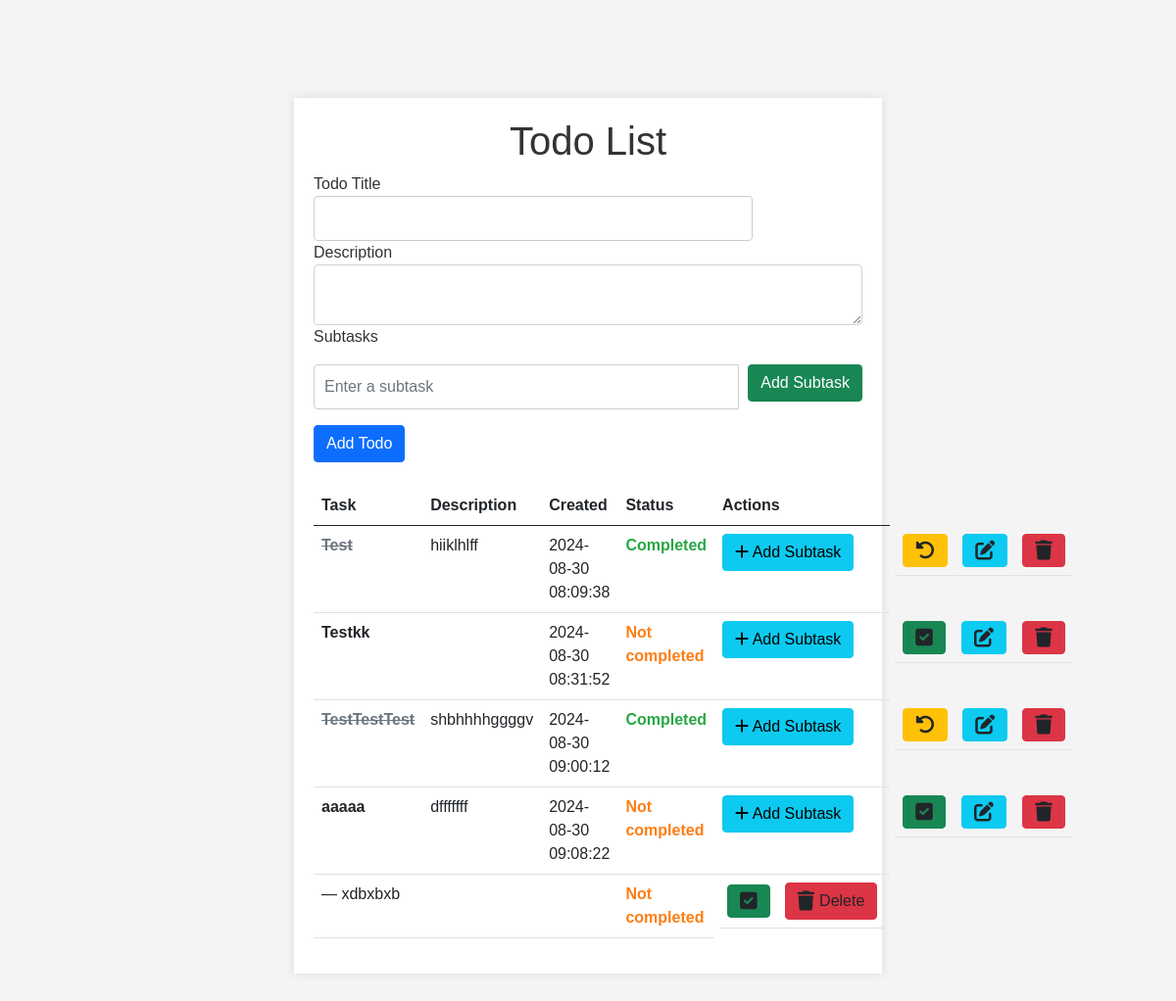
Before: / with the older database file.
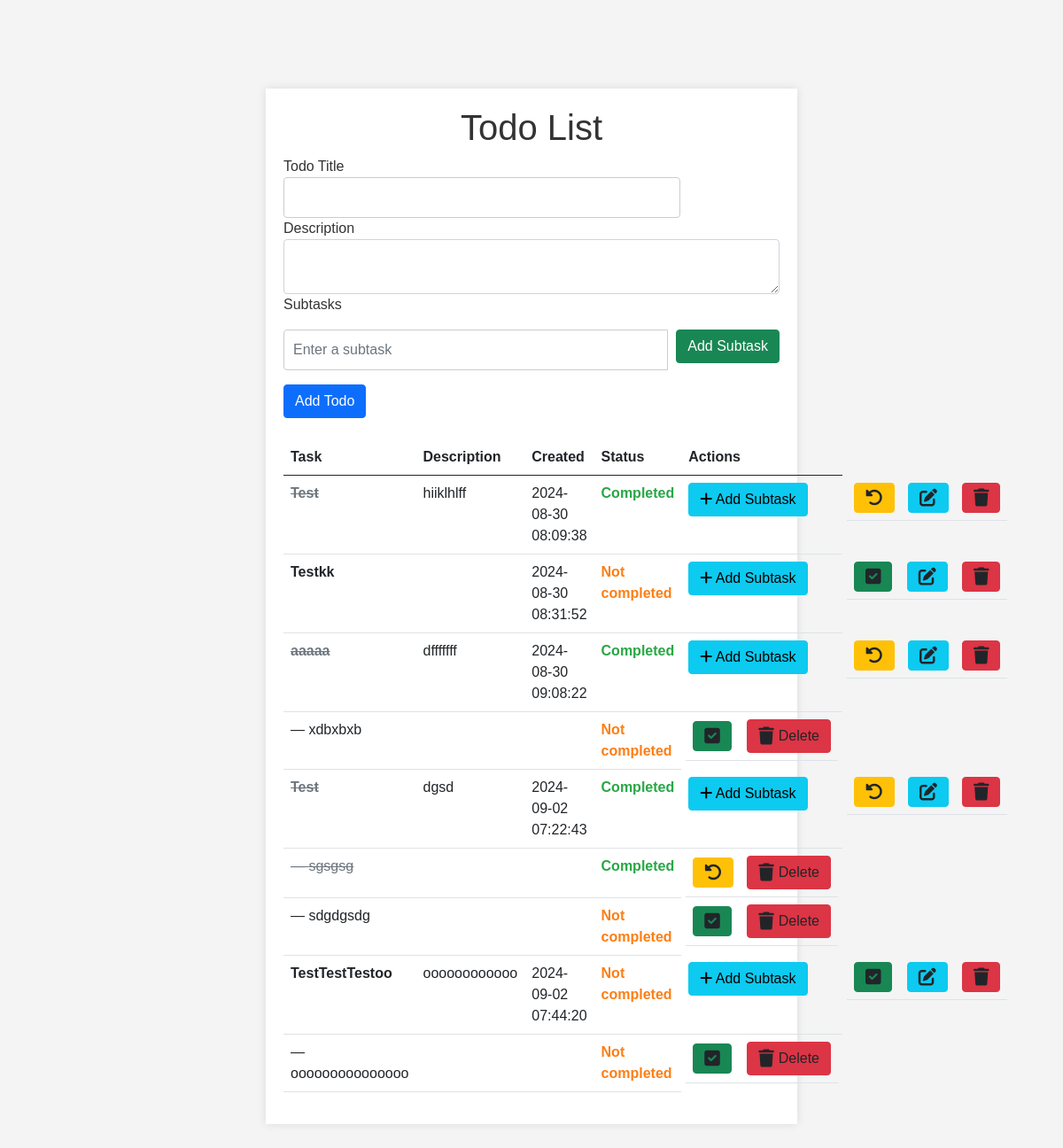
After: the same page with the newer database file.
### tables this page shows
CREATE TABLE todos (
    id INTEGER PRIMARY KEY AUTOINCREMENT,
    task TEXT NOT NULL,
    description TEXT,
    created_at TIMESTAMP DEFAULT CURRENT_TIMESTAMP,
    completed BOOLEAN NOT NULL CHECK (completed IN (0, 1)) DEFAULT 0
);

CREATE TABLE subtasks (
    id INTEGER PRIMARY KEY AUTOINCREMENT,
    todo_id INTEGER NOT NULL,
    task TEXT NOT NULL,
    completed BOOLEAN NOT NULL CHECK (completed IN (0, 1)) DEFAULT 0,
    FOREIGN KEY (todo_id) REFERENCES todos(id)
);

### app/routes.py (the view)
@bp.route('/')
def index():
    db_connection = db.get_db()
    todos = db_connection.execute('SELECT * FROM todos').fetchall()
    subtasks = db_connection.execute('SELECT * FROM subtasks').fetchall()
    todos_with_subtasks = []
    for todo in todos:
        todo_dict = dict(todo)
        todo_dict['subtasks'] = [dict(subtask) for subtask in subtasks if subtask['todo_id'] == todo['id']]
        todos_with_subtasks.append(todo_dict)
    return render_template('index.html', todos=todos_with_subtasks)

### app/db.py (called while the page is built)
def get_db():
    if 'db' not in g:
        g.db = sqlite3.connect(current_app.config['DATABASE'])
        g.db.row_factory = sqlite3.Row
    return g.db

def close_connection(exception):
    db = getattr(g, 'db', None)
    if db is not None:
        db.close()

### app/templates/index.html (shortened to what this page needs)
<!DOCTYPE html>
<html lang="en">
    <head>
        <link
            href="https://cdn.jsdelivr.net/npm/bootstrap@5.0.0-beta2/dist/css/bootstrap.min.css"
            rel="stylesheet"
        />
        <link
            rel="stylesheet"
            href="https://cdnjs.cloudflare.com/ajax/libs/font-awesome/6.0.0-beta3/css/all.min.css"
        />
        <link rel="stylesheet" href="{{ url_for('static', filename='css/colors.css') }}" />
        <link
            rel="stylesheet"
            type="text/css"
            href="{{ url_for('static', filename='css/styles.css') }}"
        />
    </head>
    <body>
        <div class="container">
            <h1>Todo List</h1>
            <form id="addTodoForm" method="POST" action="{{ url_for('main.add') }}">
                <div class="form-group">
                    <label for="todo">Todo Title</label>
                    <input type="text" class="form-control" id="todo" name="todo" required />
                </div>
                <div class="form-group">
                    <label for="description">Description</label>
                    <textarea class="form-control" id="description" name="description"></textarea>
                </div>
                <div class="form-group">
                    <label>Subtasks</label>
                    <div class="input-group mb-3">
                        <input
                            type="text"
                            id="subtaskInput"
                            class="form-control"
                            placeholder="Enter a subtask"
                        />
                        <div class="input-group-append">
                            <button type="button" class="btn btn-success" onclick="addSubtask()">
                                Add Subtask
                            </button>
                        </div>
                    </div>
                </div>
                <button type="submit" class="btn btn-primary">Add Todo</button>
            </form>
            <table class="table mt-4">
                <thead>
                    <tr>
                        <th>Task</th>
                        <th>Description</th>
                        <th>Created</th>
                        <th>Status</th>
                        <th>Actions</th>
                    </tr>
                </thead>
                <tbody>
                    {% for todo in todos %}
                    <tr>
                        <td>
                            <strong class="{% if todo['completed'] %}task-completed{% endif %}">
                                {{ todo['task'] }}
                            </strong>
                        </td>
                        <td>{{ todo['description'] }}</td>
                        <td>{{ todo['created_at'] }}</td>
                        <td
                            class="{% if todo['completed'] %}status-completed{% else %}status-not-completed{% endif %}"
                        >
                            {{ 'Completed' if todo['completed'] else 'Not completed' }}
                        </td>
                        <td>
                            <a
                                class="btn btn-info"
                                href="#"
                                onclick="openAddSubtaskModal('{{ todo.id }}')"
                            >
                                <i class="fas fa-plus"></i> Add Subtask
                            </a>
                        </td>
                        <td class="actions">
                            {% if not todo['completed'] %}
                            <a
                                class="btn btn-success"
                                href="{{ url_for('main.toggle_todo', todo_id=todo.id) }}"
                            >
                                <i class="fas fa-check-square"></i>
                            </a>
                            {% else %}
                            <a
                                class="btn btn-warning"
                                href="{{ url_for('main.toggle_todo', todo_id=todo.id) }}"
                            >
                                <i class="fas fa-undo-alt"></i>
                            </a>
                            {% endif %}
                            <a
                                class="btn btn-info"
                                href="#"
                                onclick="openEditModal('{{todo.id }}', '{{ todo.task }}', '{{ todo.description }}')"
                            >
                                <i class="fas fa-edit"></i>
                            </a>
                            <a
                                class="btn btn-danger"
                                href="{{ url_for('main.delete_todo', todo_id=todo.id) }}"
                                onclick="return confirm('Are you sure you want to delete this task?')"
                            >
                                <i class="fas fa-trash"></i>
                            </a>
                        </td>
                    </tr>
                    {% for subtask in todo['subtasks'] %}
                    <tr>
                        <td class="{% if subtask['completed'] %}task-completed{% endif %}">
                            — {{ subtask['task'] }}
                        </td>
                        <td>{{ subtask['description'] }}</td>
                        <td>{{ subtask['created_at'] }}</td>
                        <td
                            class="{% if subtask['completed'] %}status-completed{% else %}status-not-completed{% endif %}"
                        >
                            {{ 'Completed' if subtask['completed'] else 'Not completed' }}
                        </td>
                        <td class="actions">
                            {% if not subtask['completed'] %}
                            <a
                                class="btn btn-success"
                                href="{{ url_for('main.toggle_subtask', subtask_id=subtask['id']) }}"
                            >
                                <i class="fas fa-check-square"></i>
                            </a>
                            {% else %}
                            <a
                                class="btn btn-warning"
                                href="{{ url_for('main.toggle_subtask', subtask_id=subtask['id']) }}"
                            >
                                <i class="fas fa-undo-alt"></i>
                            </a>
                            {% endif %}
                            <a
                                class="btn btn-danger"
                                href="{{ url_for('main.delete_subtask', subtask_id=subtask['id']) }}"
                                onclick="return confirm('Are you sure you want to delete this subtask?');"
                            >
                                <i class="fas fa-trash"></i> Delete
                            </a>
                        </td>
                    </tr>
                    {% endfor %} {% endfor %}
                </tbody>
            </table>
        </div>
    </body>
</html>

### app/static/css/colors.css (style rules this page uses)
:root { --primary-color: #007bff; --dark-primary-color: #0056b3; --secondary-color: #28a745; --alert-color: #dc3545; --highlight-color: #fd7e14; --background-color: #f4f4f4; --text-color: #333; --modal-background: #fefefe; --modal-border-color: #888; --overlay-color: rgba(0, 0, 0, 0.5); --gray-text-color: #6c757d; }

### app/static/css/styles.css (style rules this page uses)
body { font-family: Arial, sans-serif; background-color: var(--background-color); color: var(--text-color); margin: 0; padding: 0; }
.container { width: 50%; margin: 100px auto; background: #ffffff; padding: 20px; box-shadow: 0px 0px 10px rgba(0, 0, 0, 0.1); }
h1 { text-align: center; color: #333; }
form { margin-bottom: 20px; }
input[type="text"] { width: 80%; padding: 10px; margin-right: 10px; border: 1px solid #ccc; }
button { padding: 10px 20px; background-color: var(--primary-color); color: white; border: none; cursor: pointer; }
table { width: 100%; border-collapse: collapse; margin: auto; }
th, td { padding: 10px; text-align: left; }
th { background-color: var(--background-color); }
.task-completed { text-decoration: line-through; color: var(--gray-text-color); }
.actions { display: flex; justify-content: space-between; align-items: center; gap: 15px; margin: 0 5px; cursor: pointer; }
.actions a { text-decoration: none; color: inherit; display: flex; align-items: center; gap: 5px; }
.actions i { font-size: 1.25rem; vertical-align: middle; line-height: 1; }
td.actions { vertical-align: middle; }
.status-completed { color: var(--secondary-color); font-weight: bold; }
.status-not-completed { color: var(--highlight-color); font-weight: bold; }

Changed rows visible on the page:
removed todos: task "TestTestTest", description "shbhhhhggggv", created_at "2024-08-30 09:00:12", completed "Completed"
changed todos "aaaaa": completed "Not completed" → "Completed"
added todos: task "Test", description "dgsd", created_at "2024-09-02 07:22:43", completed "Completed"
added subtasks: task "sgsgsg", completed "Completed", shown under "Test"
added subtasks: task "sdgdgsdg", completed "Not completed", shown under "Test"
added todos: task "TestTestTestoo", description "oooooooooooo", created_at "2024-09-02 07:44:20", completed "Not completed"
added subtasks: task "ooooooooooooooo", completed "Not completed", shown under "TestTestTestoo"
